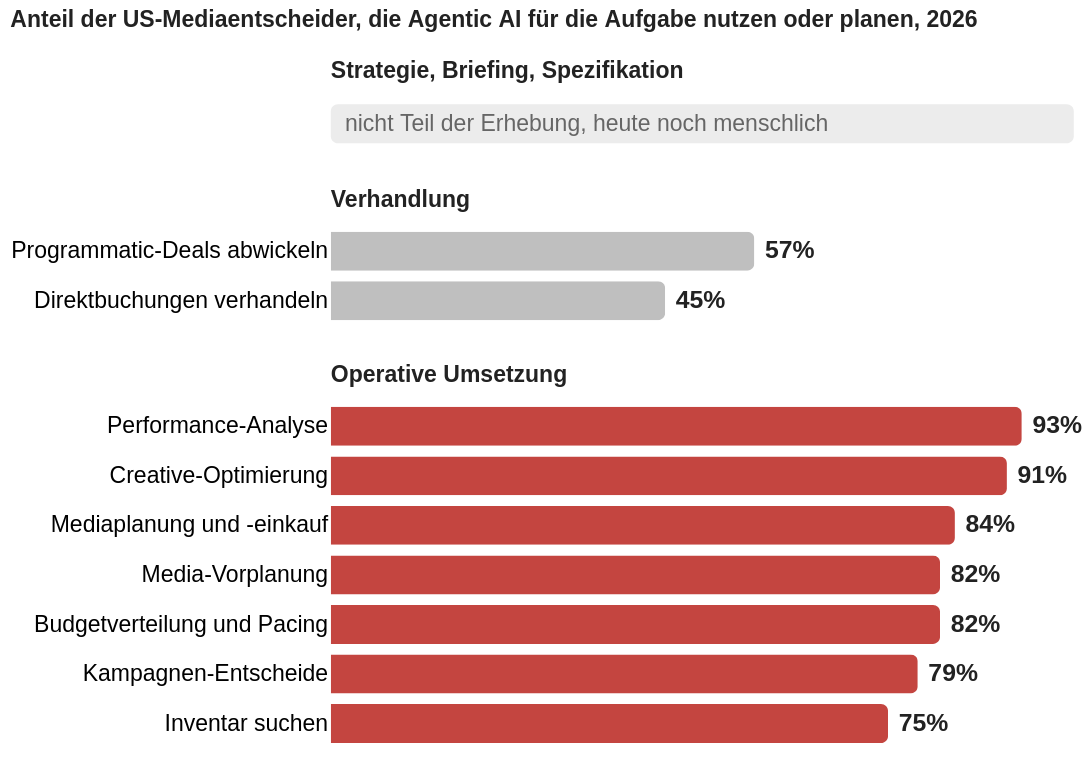

Express this chart as Vega-Lite.
### Vega-Lite specification from a JSON file in a GitHub repository (floating-point values rounded to 4 significant figures)
{"$schema": "https://vega.github.io/schema/vega-lite/v5.json", "title": {"text": "Anteil der US-Mediaentscheider, die Agentic AI für die Aufgabe nutzen oder planen, 2026", "anchor": "start", "fontSize": 13, "fontWeight": "bold", "color": "#222", "offset": 16}, "background": null, "config": {"view": {"stroke": null}, "concat": {"spacing": 22}}, "vconcat": [{"title": {"text": "Strategie, Briefing, Spezifikation", "anchor": "start", "fontSize": 13, "fontWeight": "bold", "color": "#222", "offset": 8, "frame": "group"}, "width": 420, "height": 30, "data": {"values": [{"x0": 0, "x1": 100, "label": "nicht Teil der Erhebung, heute noch menschlich"}]}, "layer": [{"mark": {"type": "rect", "fill": "#ECECEC", "cornerRadius": 4}, "encoding": {"x": {"field": "x0", "type": "quantitative", "scale": {"domain": [0, 100]}, "axis": null}, "x2": {"field": "x1"}, "y": {"value": 4}, "y2": {"value": 26}}}, {"mark": {"type": "text", "align": "left", "baseline": "middle", "dx": 8, "fontSize": 13, "color": "#666666"}, "encoding": {"x": {"value": 0}, "y": {"value": 15}, "text": {"field": "label"}}}]}, {"title": {"text": "Verhandlung", "anchor": "start", "fontSize": 13, "fontWeight": "bold", "color": "#222", "offset": 8, "frame": "group"}, "width": 420, "height": 56, "data": {"values": [{"task": "Programmatic-Deals abwickeln", "share": 57, "label": "57%"}, {"task": "Direktbuchungen verhandeln", "share": 45, "label": "45%"}]}, "layer": [{"mark": {"type": "bar", "color": "#BFBFBF", "cornerRadiusEnd": 4, "height": 22}, "encoding": {"y": {"field": "task", "type": "nominal", "sort": ["Programmatic-Deals abwickeln", "Direktbuchungen verhandeln"], "axis": {"title": null, "labelFontSize": 13, "ticks": false, "domain": false, "labelLimit": 260}}, "x": {"field": "share", "type": "quantitative", "scale": {"domain": [0, 100]}, "axis": null}}}, {"mark": {"type": "text", "align": "left", "baseline": "middle", "dx": 6, "fontWeight": 600, "fontSize": 14, "color": "#222"}, "encoding": {"y": {"field": "task", "type": "nominal", "sort": ["Programmatic-Deals abwickeln", "Direktbuchungen verhandeln"]}, "x": {"field": "share", "type": "quantitative"}, "text": {"field": "label"}}}]}, {"title": {"text": "Operative Umsetzung", "anchor": "start", "fontSize": 13, "fontWeight": "bold", "color": "#222", "offset": 8, "frame": "group"}, "width": 420, "height": 196, "data": {"values": [{"task": "Performance-Analyse", "share": 93, "label": "93%"}, {"task": "Creative-Optimierung", "share": 91, "label": "91%"}, {"task": "Mediaplanung und -einkauf", "share": 84, "label": "84%"}, {"task": "Media-Vorplanung", "share": 82, "label": "82%"}, {"task": "Budgetverteilung und Pacing", "share": 82, "label": "82%"}, {"task": "Kampagnen-Entscheide", "share": 79, "label": "79%"}, {"task": "Inventar suchen", "share": 75, "label": "75%"}]}, "layer": [{"mark": {"type": "bar", "color": "#C44540", "cornerRadiusEnd": 4, "height": 22}, "encoding": {"y": {"field": "task", "type": "nominal", "sort": ["Performance-Analyse", "Creative-Optimierung", "Mediaplanung und -einkauf", "Media-Vorplanung", "Budgetverteilung und Pacing", "Kampagnen-Entscheide", "Inventar suchen"], "axis": {"title": null, "labelFontSize": 13, "ticks": false, "domain": false, "labelLimit": 260}}, "x": {"field": "share", "type": "quantitative", "scale": {"domain": [0, 100]}, "axis": null}}}, {"mark": {"type": "text", "align": "left", "baseline": "middle", "dx": 6, "fontWeight": 600, "fontSize": 14, "color": "#222"}, "encoding": {"y": {"field": "task", "type": "nominal", "sort": ["Performance-Analyse", "Creative-Optimierung", "Mediaplanung und -einkauf", "Media-Vorplanung", "Budgetverteilung und Pacing", "Kampagnen-Entscheide", "Inventar suchen"]}, "x": {"field": "share", "type": "quantitative"}, "text": {"field": "label"}}}]}]}
